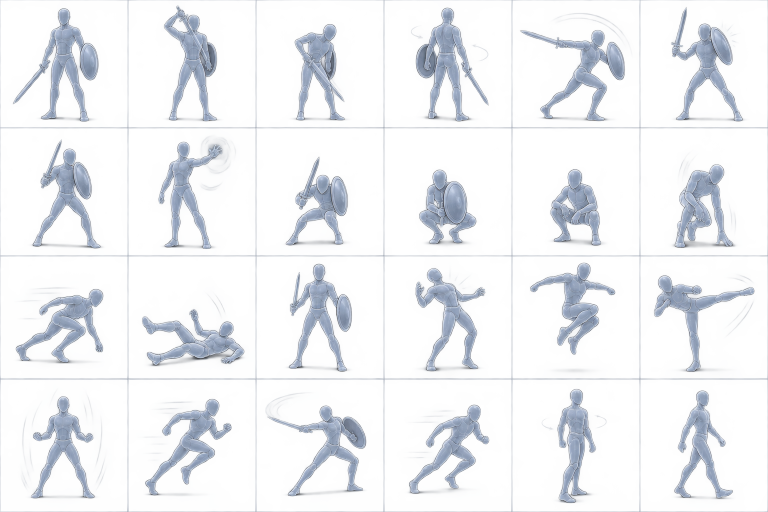
#> input picture assets/source/animation-poses-sheet-v0.1.0.png, 1536 x 1024 px (shown at 1/2 size)
$ python build_animation_thumbnails.py
#> lines starting #> are read from the running program, lines starting #| are printed output that depends on the picture
from pathlib import Path

from PIL import Image


ROOT = Path(__file__).resolve().parents[1]
SOURCE = ROOT / "assets" / "source" / "animation-poses-sheet-v0.1.0.png"
OUTPUT = ROOT / "public" / "thumbnails" / "poses"

POSES = [
    "character", "sheath-high", "sheath-low", "turn-180", "attack", "block",
    "block-idle", "casting", "crouch-block", "crouch-block-idle", "crouch-idle", "crouch",
    "crouching", "death", "idle", "impact", "jump", "kick",
    "power-up", "run", "slash", "strafe", "turn", "walk",
]


def main() -> None:
    sheet = Image.open(SOURCE).convert("RGB")
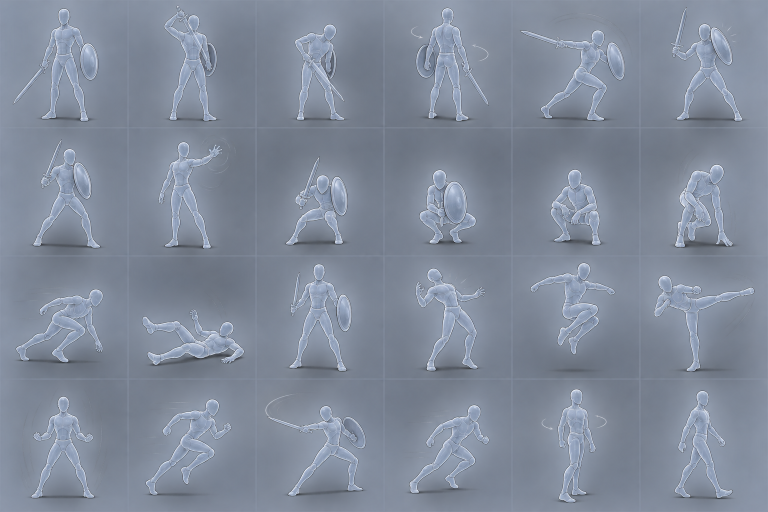
#> sheet: PIL image 1536x1024 RGB (shown at 1/2 size); mean R, G, B 129.1, 138.7, 154.9
    if sheet.size != (1536, 1024):
        raise ValueError(f"La lámina debe medir 1536x1024, mide {sheet.size}")
    OUTPUT.mkdir(parents=True, exist_ok=True)
    for index, pose in enumerate(POSES):
        column = index % 6
        row = index // 6
        crop = sheet.crop((column * 256, row * 256, (column + 1) * 256, (row + 1) * 256))
        crop.save(OUTPUT / f"{pose}-v0.1.0.webp", "WEBP", quality=88, method=6)
#> this loop made 24 passes
#> pass 1, in main, `crop = sheet.crop((column * 256, row * 256, (column + 1) * 256, (row +..`:
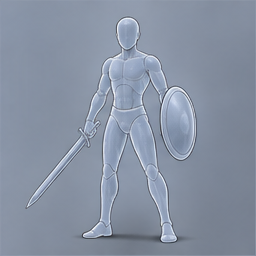
#> crop: PIL image 256x256 RGB; mean R, G, B 135.7, 146.2, 163.7
#> pass 2, in main, `crop = sheet.crop((column * 256, row * 256, (column + 1) * 256, (row +..`:
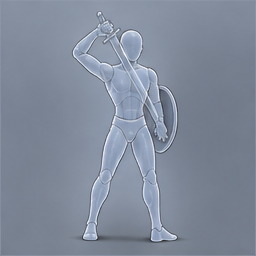
#> crop: PIL image 256x256 RGB; mean R, G, B 129.1, 138.9, 155.4
#> pass 3, in main, `crop = sheet.crop((column * 256, row * 256, (column + 1) * 256, (row +..`:
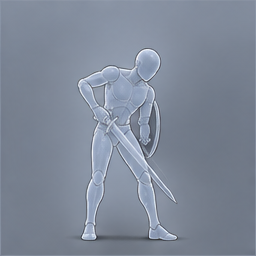
#> crop: PIL image 256x256 RGB; mean R, G, B 127.5, 137, 152.8
#> after the loop:
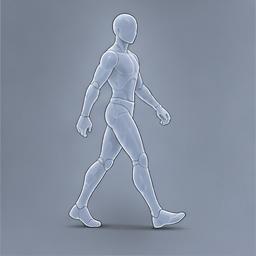
#> crop: PIL image 256x256 RGB; mean R, G, B 133.2, 143.2, 159.9


if __name__ == "__main__":
    main()
